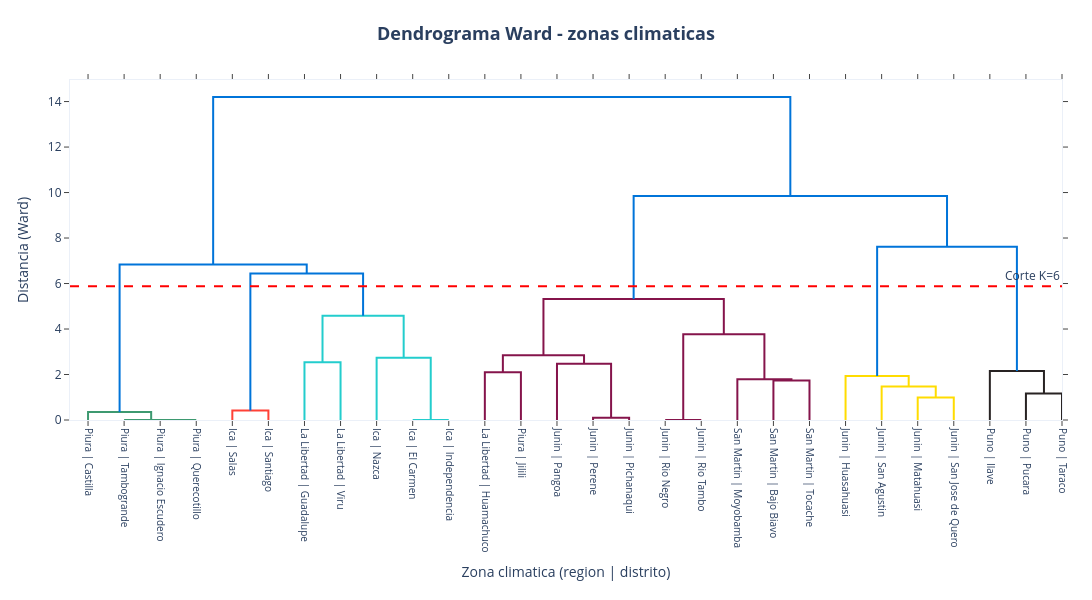

Here is the notebook cell this chart was saved with:
### Code cell
# ====================================================================
# Dendrograma Ward (validacion) + ARI KMeans vs Jerarquico
# ====================================================================
Z_zona = linkage(X_zona, method="ward")
thr_zona = (Z_zona[-K_ZONA, 2] + Z_zona[-(K_ZONA - 1), 2]) / 2

fig_dendro_zona = ff.create_dendrogram(
    X_zona, orientation="bottom", labels=zonas["etiqueta"].tolist(),
    linkagefun=lambda x: linkage(x, method="ward"), color_threshold=thr_zona,
)
fig_dendro_zona.add_hline(y=thr_zona, line_dash="dash", line_color="red",
                           annotation_text=f"Corte K={K_ZONA}", annotation_position="top right")
fig_dendro_zona.update_layout(
    title=titulo_centrado("Dendrograma Ward - zonas climaticas"),
    template="plotly_white", width=max(950, 42 * len(zonas)), height=600,
    margin=dict(t=80, b=180, l=70, r=30),
)
fig_dendro_zona.update_xaxes(tickangle=90, tickfont=dict(size=10),
                              title_text="Zona climatica (region | distrito)")
fig_dendro_zona.update_yaxes(title_text="Distancia (Ward)")
fig_dendro_zona.write_image(str(RUTA_FIG / "06a_dendrograma_zonas.png"), scale=2)
fig_dendro_zona.show()

hc_zona = AgglomerativeClustering(n_clusters=K_ZONA, linkage="ward")
zonas["cluster_jerarquico"] = hc_zona.fit_predict(X_zona)
ari_zona = reporte_ari(zonas["cluster"], zonas["cluster_jerarquico"], "zonas agroclimaticas")

### Figure 1 — Plotly figure (JSON) as saved in the notebook; plotly's stock layout.template omitted (floating-point values rounded to 4 significant figures)
{"data": [{"hoverinfo": "text", "marker": {"color": "rgb(61,153,112)"}, "mode": "lines", "type": "scatter", "x": [25.0, 25.0, 35.0, 35.0], "xaxis": "x", "y": [0.0, 0.0, 0.0, 0.0], "yaxis": "y"}, {"hoverinfo": "text", "marker": {"color": "rgb(61,153,112)"}, "mode": "lines", "type": "scatter", "x": [15.0, 15.0, 30.0, 30.0], "xaxis": "x", "y": [0.0, 0.0, 0.0, 0.0], "yaxis": "y"}, {"hoverinfo": "text", "marker": {"color": "rgb(61,153,112)"}, "mode": "lines", "type": "scatter", "x": [5.0, 5.0, 22.5, 22.5], "xaxis": "x", "y": [0.0, 0.3503, 0.3503, 0.0], "yaxis": "y"}, {"hoverinfo": "text", "marker": {"color": "rgb(255,65,54)"}, "mode": "lines", "type": "scatter", "x": [45.0, 45.0, 55.0, 55.0], "xaxis": "x", "y": [0.0, 0.4217, 0.4217, 0.0], "yaxis": "y"}, {"hoverinfo": "text", "marker": {"color": "rgb(35,205,205)"}, "mode": "lines", "type": "scatter", "x": [65.0, 65.0, 75.0, 75.0], "xaxis": "x", "y": [0.0, 2.54, 2.54, 0.0], "yaxis": "y"}, {"hoverinfo": "text", "marker": {"color": "rgb(35,205,205)"}, "mode": "lines", "type": "scatter", "x": [95.0, 95.0, 105.0, 105.0], "xaxis": "x", "y": [0.0, 0.0, 0.0, 0.0], "yaxis": "y"}, {"hoverinfo": "text", "marker": {"color": "rgb(35,205,205)"}, "mode": "lines", "type": "scatter", "x": [85.0, 85.0, 100.0, 100.0], "xaxis": "x", "y": [0.0, 2.735, 2.735, 0.0], "yaxis": "y"}, {"hoverinfo": "text", "marker": {"color": "rgb(35,205,205)"}, "mode": "lines", "type": "scatter", "x": [70.0, 70.0, 92.5, 92.5], "xaxis": "x", "y": [2.54, 4.578, 4.578, 2.735], "yaxis": "y"}, {"hoverinfo": "text", "marker": {"color": "rgb(0,116,217)"}, "mode": "lines", "type": "scatter", "x": [50.0, 50.0, 81.25, 81.25], "xaxis": "x", "y": [0.4217, 6.44, 6.44, 4.578], "yaxis": "y"}, {"hoverinfo": "text", "marker": {"color": "rgb(0,116,217)"}, "mode": "lines", "type": "scatter", "x": [13.75, 13.75, 65.62, 65.62], "xaxis": "x", "y": [0.3503, 6.834, 6.834, 6.44], "yaxis": "y"}, {"hoverinfo": "text", "marker": {"color": "rgb(133,20,75)"}, "mode": "lines", "type": "scatter", "x": [115.0, 115.0, 125.0, 125.0], "xaxis": "x", "y": [0.0, 2.095, 2.095, 0.0], "yaxis": "y"}, {"hoverinfo": "text", "marker": {"color": "rgb(133,20,75)"}, "mode": "lines", "type": "scatter", "x": [145.0, 145.0, 155.0, 155.0], "xaxis": "x", "y": [0.0, 0.1012, 0.1012, 0.0], "yaxis": "y"}, {"hoverinfo": "text", "marker": {"color": "rgb(133,20,75)"}, "mode": "lines", "type": "scatter", "x": [135.0, 135.0, 150.0, 150.0], "xaxis": "x", "y": [0.0, 2.47, 2.47, 0.1012], "yaxis": "y"}, {"hoverinfo": "text", "marker": {"color": "rgb(133,20,75)"}, "mode": "lines", "type": "scatter", "x": [120.0, 120.0, 142.5, 142.5], "xaxis": "x", "y": [2.095, 2.842, 2.842, 2.47], "yaxis": "y"}, {"hoverinfo": "text", "marker": {"color": "rgb(133,20,75)"}, "mode": "lines", "type": "scatter", "x": [165.0, 165.0, 175.0, 175.0], "xaxis": "x", "y": [0.0, 0.0, 0.0, 0.0], "yaxis": "y"}, {"hoverinfo": "text", "marker": {"color": "rgb(133,20,75)"}, "mode": "lines", "type": "scatter", "x": [195.0, 195.0, 205.0, 205.0], "xaxis": "x", "y": [0.0, 1.741, 1.741, 0.0], "yaxis": "y"}, {"hoverinfo": "text", "marker": {"color": "rgb(133,20,75)"}, "mode": "lines", "type": "scatter", "x": [185.0, 185.0, 200.0, 200.0], "xaxis": "x", "y": [0.0, 1.79, 1.79, 1.741], "yaxis": "y"}, {"hoverinfo": "text", "marker": {"color": "rgb(133,20,75)"}, "mode": "lines", "type": "scatter", "x": [170.0, 170.0, 192.5, 192.5], "xaxis": "x", "y": [0.0, 3.766, 3.766, 1.79], "yaxis": "y"}, {"hoverinfo": "text", "marker": {"color": "rgb(133,20,75)"}, "mode": "lines", "type": "scatter", "x": [131.2, 131.2, 181.2, 181.2], "xaxis": "x", "y": [2.842, 5.322, 5.322, 3.766], "yaxis": "y"}, {"hoverinfo": "text", "marker": {"color": "rgb(255,220,0)"}, "mode": "lines", "type": "scatter", "x": [235.0, 235.0, 245.0, 245.0], "xaxis": "x", "y": [0.0, 0.9868, 0.9868, 0.0], "yaxis": "y"}, {"hoverinfo": "text", "marker": {"color": "rgb(255,220,0)"}, "mode": "lines", "type": "scatter", "x": [225.0, 225.0, 240.0, 240.0], "xaxis": "x", "y": [0.0, 1.468, 1.468, 0.9868], "yaxis": "y"}, {"hoverinfo": "text", "marker": {"color": "rgb(255,220,0)"}, "mode": "lines", "type": "scatter", "x": [215.0, 215.0, 232.5, 232.5], "xaxis": "x", "y": [0.0, 1.935, 1.935, 1.468], "yaxis": "y"}, {"hoverinfo": "text", "marker": {"color": "rgb(40,35,35)"}, "mode": "lines", "type": "scatter", "x": [265.0, 265.0, 275.0, 275.0], "xaxis": "x", "y": [0.0, 1.16, 1.16, 0.0], "yaxis": "y"}, {"hoverinfo": "text", "marker": {"color": "rgb(40,35,35)"}, "mode": "lines", "type": "scatter", "x": [255.0, 255.0, 270.0, 270.0], "xaxis": "x", "y": [0.0, 2.151, 2.151, 1.16], "yaxis": "y"}, {"hoverinfo": "text", "marker": {"color": "rgb(0,116,217)"}, "mode": "lines", "type": "scatter", "x": [223.8, 223.8, 262.5, 262.5], "xaxis": "x", "y": [1.935, 7.611, 7.611, 2.151], "yaxis": "y"}, {"hoverinfo": "text", "marker": {"color": "rgb(0,116,217)"}, "mode": "lines", "type": "scatter", "x": [156.2, 156.2, 243.1, 243.1], "xaxis": "x", "y": [5.322, 9.843, 9.843, 7.611], "yaxis": "y"}, {"hoverinfo": "text", "marker": {"color": "rgb(0,116,217)"}, "mode": "lines", "type": "scatter", "x": [39.69, 39.69, 199.7, 199.7], "xaxis": "x", "y": [6.834, 14.2, 14.2, 9.843], "yaxis": "y"}], "layout": {"annotations": [{"showarrow": false, "text": "Corte K=6", "x": 1, "xanchor": "right", "xref": "x domain", "y": 5.881, "yanchor": "bottom", "yref": "y"}], "autosize": false, "height": 600, "hovermode": "closest", "margin": {"b": 180, "l": 70, "r": 30, "t": 80}, "shapes": [{"line": {"color": "red", "dash": "dash"}, "type": "line", "x0": 0, "x1": 1, "xref": "x domain", "y0": 5.881, "y1": 5.881, "yref": "y"}], "showlegend": false, "title": {"font": {"size": 18}, "text": "<b>Dendrograma Ward - zonas climaticas</b>", "x": 0.5, "xanchor": "center"}, "width": 1176, "xaxis": {"mirror": "allticks", "rangemode": "tozero", "showgrid": false, "showline": true, "showticklabels": true, "tickangle": 90, "tickfont": {"size": 10}, "tickmode": "array", "ticks": "outside", "ticktext": ["Piura | Castilla", "Piura | Tambogrande", "Piura | Ignacio Escudero", "Piura | Querecotillo", "Ica | Salas", "Ica | Santiago", "La Libertad | Guadalupe", "La Libertad | Viru", "Ica | Nazca", "Ica | El Carmen", "Ica | Independencia", "La Libertad | Huamachuco", "Piura | Jilili", "Junin | Pangoa", "Junin | Perene", "Junin | Pichanaqui", "Junin | Rio Negro", "Junin | Rio Tambo", "San Martin | Moyobamba", "San Martin | Bajo Biavo", "San Martin | Tocache", "Junin | Huasahuasi", "Junin | San Agustin", "Junin | Matahuasi", "Junin | San Jose de Quero", "Puno | Ilave", "Puno | Pucara", "Puno | Taraco"], "tickvals": [5, 15, 25, 35, 45, 55, 65, 75, 85, 95, 105, 115, 125, 135, 145, 155, 165, 175, 185, 195, 205, 215, 225, 235, 245, 255, 265, 275], "title": {"text": "Zona climatica (region | distrito)"}, "type": "linear", "zeroline": false}, "yaxis": {"mirror": "allticks", "rangemode": "tozero", "showgrid": false, "showline": true, "showticklabels": true, "ticks": "outside", "title": {"text": "Distancia (Ward)"}, "type": "linear", "zeroline": false}}}
